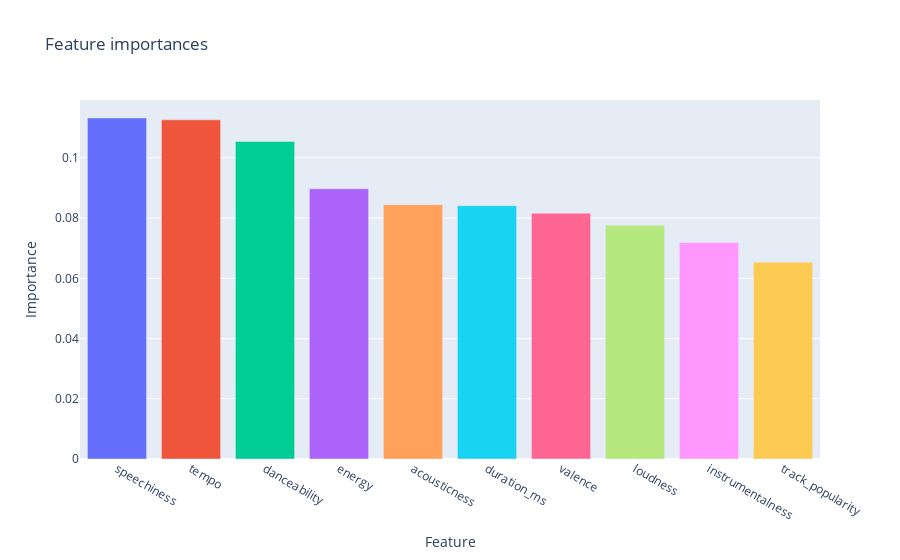

The code cell stored with this chart in its notebook:
### Markdown cell above
### Feature Importance

### Code cell
feature_importance_plot(rf, X_train)

### Figure 1 — Plotly figure (JSON) as saved in the notebook; plotly's stock layout.template omitted (floating-point values rounded to 4 significant figures)
{"data": [{"alignmentgroup": "True", "hovertemplate": "Feature=%{x}<br>Importance=%{y}<extra></extra>", "legendgroup": "speechiness", "marker": {"color": "#636efa", "pattern": {"shape": ""}}, "name": "speechiness", "offsetgroup": "speechiness", "orientation": "v", "showlegend": true, "textposition": "auto", "type": "bar", "x": ["speechiness"], "xaxis": "x", "y": [0.1132], "yaxis": "y"}, {"alignmentgroup": "True", "hovertemplate": "Feature=%{x}<br>Importance=%{y}<extra></extra>", "legendgroup": "tempo", "marker": {"color": "#EF553B", "pattern": {"shape": ""}}, "name": "tempo", "offsetgroup": "tempo", "orientation": "v", "showlegend": true, "textposition": "auto", "type": "bar", "x": ["tempo"], "xaxis": "x", "y": [0.1126], "yaxis": "y"}, {"alignmentgroup": "True", "hovertemplate": "Feature=%{x}<br>Importance=%{y}<extra></extra>", "legendgroup": "danceability", "marker": {"color": "#00cc96", "pattern": {"shape": ""}}, "name": "danceability", "offsetgroup": "danceability", "orientation": "v", "showlegend": true, "textposition": "auto", "type": "bar", "x": ["danceability"], "xaxis": "x", "y": [0.1054], "yaxis": "y"}, {"alignmentgroup": "True", "hovertemplate": "Feature=%{x}<br>Importance=%{y}<extra></extra>", "legendgroup": "energy", "marker": {"color": "#ab63fa", "pattern": {"shape": ""}}, "name": "energy", "offsetgroup": "energy", "orientation": "v", "showlegend": true, "textposition": "auto", "type": "bar", "x": ["energy"], "xaxis": "x", "y": [0.08972], "yaxis": "y"}, {"alignmentgroup": "True", "hovertemplate": "Feature=%{x}<br>Importance=%{y}<extra></extra>", "legendgroup": "acousticness", "marker": {"color": "#FFA15A", "pattern": {"shape": ""}}, "name": "acousticness", "offsetgroup": "acousticness", "orientation": "v", "showlegend": true, "textposition": "auto", "type": "bar", "x": ["acousticness"], "xaxis": "x", "y": [0.08443], "yaxis": "y"}, {"alignmentgroup": "True", "hovertemplate": "Feature=%{x}<br>Importance=%{y}<extra></extra>", "legendgroup": "duration_ms", "marker": {"color": "#19d3f3", "pattern": {"shape": ""}}, "name": "duration_ms", "offsetgroup": "duration_ms", "orientation": "v", "showlegend": true, "textposition": "auto", "type": "bar", "x": ["duration_ms"], "xaxis": "x", "y": [0.08411], "yaxis": "y"}, {"alignmentgroup": "True", "hovertemplate": "Feature=%{x}<br>Importance=%{y}<extra></extra>", "legendgroup": "valence", "marker": {"color": "#FF6692", "pattern": {"shape": ""}}, "name": "valence", "offsetgroup": "valence", "orientation": "v", "showlegend": true, "textposition": "auto", "type": "bar", "x": ["valence"], "xaxis": "x", "y": [0.08163], "yaxis": "y"}, {"alignmentgroup": "True", "hovertemplate": "Feature=%{x}<br>Importance=%{y}<extra></extra>", "legendgroup": "loudness", "marker": {"color": "#B6E880", "pattern": {"shape": ""}}, "name": "loudness", "offsetgroup": "loudness", "orientation": "v", "showlegend": true, "textposition": "auto", "type": "bar", "x": ["loudness"], "xaxis": "x", "y": [0.07761], "yaxis": "y"}, {"alignmentgroup": "True", "hovertemplate": "Feature=%{x}<br>Importance=%{y}<extra></extra>", "legendgroup": "instrumentalness", "marker": {"color": "#FF97FF", "pattern": {"shape": ""}}, "name": "instrumentalness", "offsetgroup": "instrumentalness", "orientation": "v", "showlegend": true, "textposition": "auto", "type": "bar", "x": ["instrumentalness"], "xaxis": "x", "y": [0.07187], "yaxis": "y"}, {"alignmentgroup": "True", "hovertemplate": "Feature=%{x}<br>Importance=%{y}<extra></extra>", "legendgroup": "track_popularity", "marker": {"color": "#FECB52", "pattern": {"shape": ""}}, "name": "track_popularity", "offsetgroup": "track_popularity", "orientation": "v", "showlegend": true, "textposition": "auto", "type": "bar", "x": ["track_popularity"], "xaxis": "x", "y": [0.06536], "yaxis": "y"}], "layout": {"barmode": "relative", "legend": {"title": {"text": "Feature"}, "tracegroupgap": 0}, "showlegend": false, "title": {"text": "Feature importances"}, "xaxis": {"anchor": "y", "categoryarray": ["speechiness", "tempo", "danceability", "energy", "acousticness", "duration_ms", "valence", "loudness", "instrumentalness", "track_popularity"], "categoryorder": "array", "domain": [0, 1], "title": {"text": "Feature"}}, "yaxis": {"anchor": "x", "domain": [0, 1], "title": {"text": "Importance"}}}}
